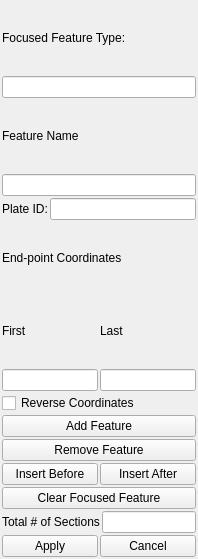
<ui version="4.0" >
 <class>EditTopologyWidget</class>
 <widget class="QWidget" name="EditTopologyWidget" >
  <property name="geometry" >
   <rect>
    <x>0</x>
    <y>0</y>
    <width>198</width>
    <height>559</height>
   </rect>
  </property>
  <property name="windowTitle" >
   <string>Form</string>
  </property>
  <layout class="QVBoxLayout" name="verticalLayout" >
   <property name="spacing" >
    <number>2</number>
   </property>
   <property name="margin" >
    <number>2</number>
   </property>
   <item>
    <widget class="QLabel" name="label_type" >
     <property name="text" >
      <string>Focused Feature Type:</string>
     </property>
     <property name="buddy" >
      <cstring>lineedit_type</cstring>
     </property>
    </widget>
   </item>
   <item>
    <widget class="QLineEdit" name="lineedit_type" >
     <property name="toolTip" >
      <string>The type of the currently focused feature.</string>
     </property>
     <property name="whatsThis" >
      <string>The type of the currently focused feature.</string>
     </property>
     <property name="readOnly" >
      <bool>true</bool>
     </property>
    </widget>
   </item>
   <item>
    <widget class="QLabel" name="label_name" >
     <property name="text" >
      <string>Feature Name</string>
     </property>
     <property name="buddy" >
      <cstring>lineedit_name</cstring>
     </property>
    </widget>
   </item>
   <item>
    <widget class="QLineEdit" name="lineedit_name" >
     <property name="toolTip" >
      <string>The name of the currently focused feature.</string>
     </property>
     <property name="whatsThis" >
      <string>The name of the currently focused feature.</string>
     </property>
     <property name="readOnly" >
      <bool>true</bool>
     </property>
    </widget>
   </item>
   <item>
    <layout class="QHBoxLayout" name="horizontalLayout_2" >
     <item>
      <widget class="QLabel" name="label_plate_id" >
       <property name="text" >
        <string>Plate ID:</string>
       </property>
       <property name="buddy" >
        <cstring>lineedit_plate_id</cstring>
       </property>
      </widget>
     </item>
     <item>
      <widget class="QLineEdit" name="lineedit_plate_id" >
       <property name="toolTip" >
        <string>The plate id of the currently focused feature</string>
       </property>
       <property name="whatsThis" >
        <string>The plate id of the currently focused feature</string>
       </property>
       <property name="readOnly" >
        <bool>true</bool>
       </property>
      </widget>
     </item>
    </layout>
   </item>
   <item>
    <widget class="QLabel" name="label_coordinates" >
     <property name="text" >
      <string>End-point Coordinates</string>
     </property>
    </widget>
   </item>
   <item>
    <layout class="QHBoxLayout" name="layout_coordinates_labels" >
     <item>
      <widget class="QLabel" name="label_first" >
       <property name="text" >
        <string>First</string>
       </property>
      </widget>
     </item>
     <item>
      <widget class="QLabel" name="label_last" >
       <property name="text" >
        <string>Last</string>
       </property>
      </widget>
     </item>
    </layout>
   </item>
   <item>
    <layout class="QHBoxLayout" name="layout_coordinates" >
     <item>
      <widget class="QLineEdit" name="lineedit_first" >
       <property name="toolTip" >
        <string>The first coordinate of the currently focused feature</string>
       </property>
       <property name="whatsThis" >
        <string>The first coordinate of the currently focused feature</string>
       </property>
       <property name="readOnly" >
        <bool>true</bool>
       </property>
      </widget>
     </item>
     <item>
      <widget class="QLineEdit" name="lineedit_last" >
       <property name="toolTip" >
        <string>The last coordinate of the currently focused feature</string>
       </property>
       <property name="whatsThis" >
        <string>The last coordinate of the currently focused feature</string>
       </property>
       <property name="readOnly" >
        <bool>true</bool>
       </property>
      </widget>
     </item>
    </layout>
   </item>
   <item>
    <widget class="QCheckBox" name="checkbox_reverse" >
     <property name="toolTip" >
      <string>Check this box to Reverse the coodinates of this section</string>
     </property>
     <property name="statusTip" >
      <string>Check this box to Reverse the coodinates of this section</string>
     </property>
     <property name="whatsThis" >
      <string>Check this box to Reverse the coodinates of this section</string>
     </property>
     <property name="text" >
      <string>Reverse Coordinates</string>
     </property>
    </widget>
   </item>
   <item>
    <widget class="QPushButton" name="button_add_feature" >
     <property name="toolTip" >
      <string>Add the focused feature to the Topology Sections table.</string>
     </property>
     <property name="statusTip" >
      <string>Add the focused feature to the Topology Sections table.</string>
     </property>
     <property name="whatsThis" >
      <string>Add the focused feature to the Topology Sections table.</string>
     </property>
     <property name="text" >
      <string>Add Feature</string>
     </property>
    </widget>
   </item>
   <item>
    <widget class="QPushButton" name="button_remove_feature" >
     <property name="toolTip" >
      <string>Remove the focused feature from the Topology Sections table.</string>
     </property>
     <property name="statusTip" >
      <string>Remove the focused feature from the Topology Sections table.</string>
     </property>
     <property name="whatsThis" >
      <string>Remove the focused feature from the Topology Sections table.</string>
     </property>
     <property name="text" >
      <string>Remove Feature</string>
     </property>
    </widget>
   </item>
   <item>
    <layout class="QHBoxLayout" name="layout_insert" >
     <item>
      <widget class="QPushButton" name="button_insert_before" >
       <property name="toolTip" >
        <string>Set the focused feature as the insert spot;  Then click on a different feature to be inserted before this spot.</string>
       </property>
       <property name="statusTip" >
        <string>Set the focused feature as the insert spot;  Then click on a different feature to be inserted before this spot.</string>
       </property>
       <property name="whatsThis" >
        <string>Set the focused feature as the insert spot;  Then click on a different feature to be inserted before this spot.</string>
       </property>
       <property name="text" >
        <string>Insert Before</string>
       </property>
      </widget>
     </item>
     <item>
      <widget class="QPushButton" name="button_insert_after" >
       <property name="toolTip" >
        <string comment="ttc" >Set the focused feature as the insert spot;  Then click on a different feature to be inserted after this spot.</string>
       </property>
       <property name="statusTip" >
        <string comment="stc" >Set the focused feature as the insert spot;  Then click on a different feature to be inserted after this spot.</string>
       </property>
       <property name="whatsThis" >
        <string comment="wtc" >Set the focused feature as the insert spot;  Then click on a different feature to be inserted after this spot.</string>
       </property>
       <property name="text" >
        <string>Insert After</string>
       </property>
      </widget>
     </item>
    </layout>
   </item>
   <item>
    <widget class="QPushButton" name="button_clear_feature" >
     <property name="toolTip" >
      <string>Clear the focused feature; No change to Topology Sections or boundary.</string>
     </property>
     <property name="statusTip" >
      <string>Clear the focused feature; No change to Topology Sections or boundary.</string>
     </property>
     <property name="whatsThis" >
      <string>Clear the focused feature; No change to Topology Sections or boundary.</string>
     </property>
     <property name="text" >
      <string>Clear Focused Feature</string>
     </property>
    </widget>
   </item>
   <item>
    <layout class="QHBoxLayout" name="layout_num_sections" >
     <item>
      <widget class="QLabel" name="label_num_sections" >
       <property name="text" >
        <string>Total # of Sections</string>
       </property>
      </widget>
     </item>
     <item>
      <widget class="QLineEdit" name="lineedit_num_sections" >
       <property name="toolTip" >
        <string>Shows the number of sections in the topology.</string>
       </property>
       <property name="whatsThis" >
        <string>Shows the number of sections in the topology.</string>
       </property>
       <property name="readOnly" >
        <bool>true</bool>
       </property>
      </widget>
     </item>
    </layout>
   </item>
   <item>
    <layout class="QHBoxLayout" name="layout_finalizers" >
     <item>
      <widget class="QPushButton" name="button_apply" >
       <property name="toolTip" >
        <string>Apply the Topology Sections table to the Topology Feature as a new boundary.</string>
       </property>
       <property name="statusTip" >
        <string>Apply the Topology Sections table to the Topology Feature as a new boundary.</string>
       </property>
       <property name="whatsThis" >
        <string>Apply the Topology Sections table to the Topology Feature as a new boundary.</string>
       </property>
       <property name="text" >
        <string>Apply</string>
       </property>
      </widget>
     </item>
     <item>
      <widget class="QPushButton" name="button_cancel" >
       <property name="toolTip" >
        <string>Cancel the edit or creation of this topology.</string>
       </property>
       <property name="statusTip" >
        <string>Cancel the edit or creation of this topology.</string>
       </property>
       <property name="whatsThis" >
        <string>Cancel the edit or creation of this topology.</string>
       </property>
       <property name="text" >
        <string>Cancel</string>
       </property>
      </widget>
     </item>
    </layout>
   </item>
  </layout>
 </widget>
 <resources/>
 <connections/>
</ui>
